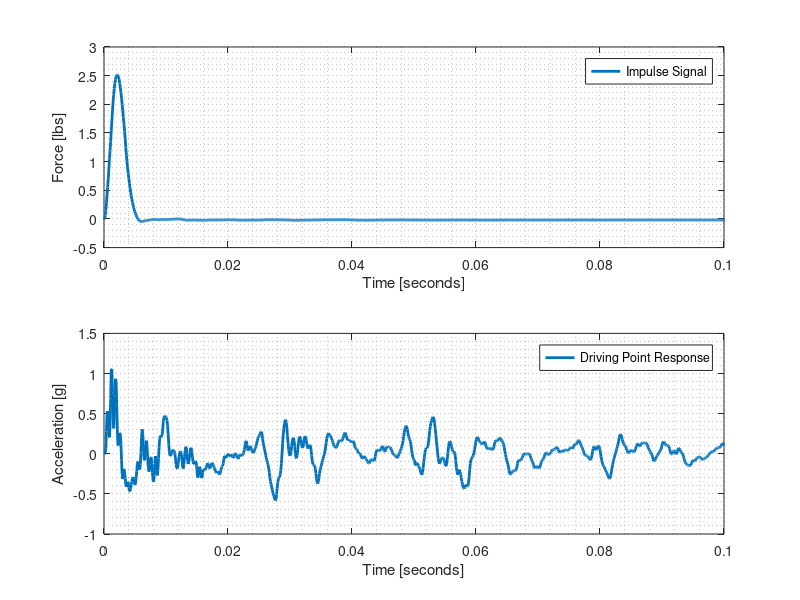
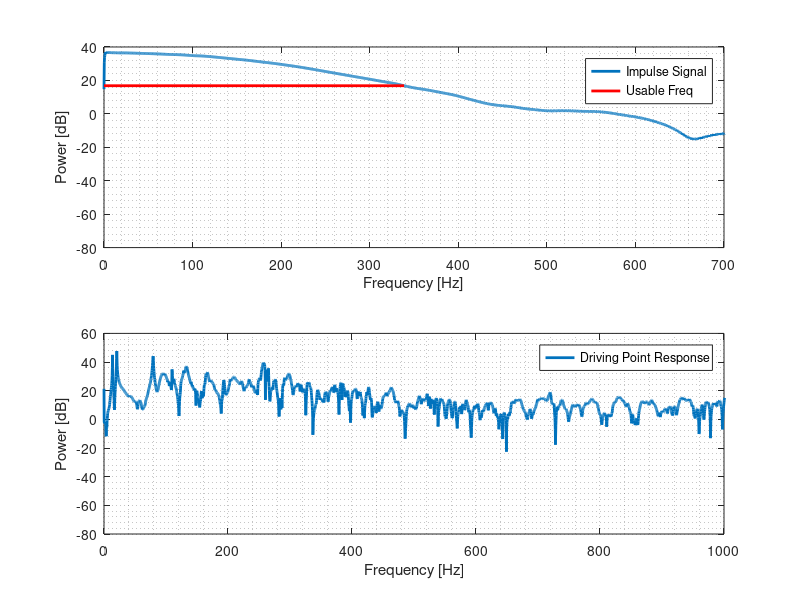

Write MATLAB code to recreate these figures, in order.
%% impulse signal processing example 1
%
% example loads an impulse (force) and driving point (acceleration) record
% from a tab deliminated text file. time and frequency information are
% found (and plotted) along with the usable frequency content of the 
% impulse signal.
% 
% note: 
% * data is from rutgers instrumented sledge. impact was located mid span 
% on the exterior girder of the rutgers demo slab. driving point was 
% measured.
% 
% jdv 07222016


%% load data 
%  note
%       chan1 - force signal
%       chan2 - driving point accel

% load from file
data = dlmread('impulse.txt');

% channel labels
chan = {'Impulse Signal'; 'Driving Point Response'};


%% temporal info
fs = 10240;                     % sampling frequency [hz]
dt = 1/fs;                      % time step/resolution
t = 0:dt:length(data)*dt-dt;    % form time vector


%% plot to view records time records

xbnds = [0 .1]; % time range to plot [seconds]

figure
% plot impulse signal
    subplot(2,1,1)
    plot(t, data(:,1))
    xlim(xbnds);
    xlabel('Time [seconds]')
    ylabel('Force [lbs]')
    legend(chan(1))
    grid minor
% format line size
    lh = findobj(gca,'Type','line'); % find all line handles
    set(lh,'LineWidth',2);           % increase line widths

% plot driving point free-decay
    subplot(2,1,2)
    plot(t, data(:,2))
    xlim(xbnds);
    xlabel('Time [seconds]')
    ylabel('Acceleration [g]')
    legend(chan(2))
    grid minor
% format line size
    lh = findobj(gca,'Type','line'); % find all line handles
    set(lh,'LineWidth',2);           % increase line widths


%% frequency info
nfft = 2^nextpow2(length(data)); % default to 2^n nfft lines - this zero pads a little
ns = nfft/2;                     % number of freq samples
fn = fs/2;                       % nuquist freq
f = fn*linspace(0,1,ns);         % single (positive) frequency vector [hz]


%% get single sided fft
dataFreq = fft(data,nfft);      % get double sided fft
dataFreq = dataFreq(1:ns,:);    % index left side 


%% get power/freq
dataFreqDB = mag2db(abs(dataFreq));


%% get usable frequency content of impulse
% usable freq content is generally taken to be 20 dB roll-off (i.e. the 
% frequency at 20dB less than the max dB)

% find max of freq logmag 
% note: don't need true scaling
[Y,I] = max(dataFreqDB(:,1));

% find 20dB roll-off amplitude
dropAmp = Y - 20;

% find index when amplitude drops below roll-off amplitude
% note: 
% * need to index to the right side of max freq location to guarentee its
% found
% * we'll then add in the missing indices to the left of the max freq
% location to be consistent
freqDropInd = find(dataFreqDB(I:end,1)<dropAmp,1,'first');
freqDropInd = freqDropInd + I;

% index freq vector to find usable frequency content
freqUsableContent = f(freqDropInd); % hz


%% plot fft log magnitude

xbnds = [0 700]; % frequency range to plot

figure
% plot impulse signal - absolute value and display in decibels 
    subplot(2,1,1)
    plot(f,dataFreqDB(:,1))
% insert line
    hold on
    % get x and y line values
    xx = [f(1) f(freqDropInd)];                                
    yy = [dataFreqDB(freqDropInd,1) dataFreqDB(freqDropInd,1)]; 
    % draw line
    lh = line(xx,yy);
    set(lh,'Color','r');
    hold off
% format
    xlim(xbnds)
    xlabel('Frequency [Hz]')
    ylabel('Power [dB]')
    lineLabel = {'Usable Freq'};
    legend([chan(1); lineLabel])
    grid minor
% format line size
    lh = findobj(gca,'Type','line'); % find all line handles
    set(lh,'LineWidth',2);           % increase line widths

% plot driving point free-decay - absolute value and display in decibels 
    subplot(2,1,2)
    plot(f,dataFreqDB(:,2))
% format
    xlim([0 1000])
    xlabel('Frequency [Hz]')
    ylabel('Power [dB]')
    legend(chan(2))
    grid minor
% format line size
    lh = findobj(gca,'Type','line'); % find all line handles
    set(lh,'LineWidth',2);           % increase line widths


